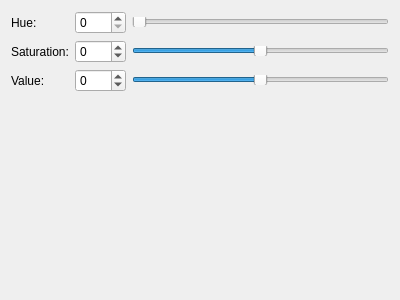
<?xml version="1.0" encoding="UTF-8"?>
<ui version="4.0">
 <class>HSVCorrection</class>
 <widget class="QWidget" name="HSVCorrection">
  <property name="geometry">
   <rect>
    <x>0</x>
    <y>0</y>
    <width>400</width>
    <height>300</height>
   </rect>
  </property>
  <property name="windowTitle">
   <string>Form</string>
  </property>
  <layout class="QVBoxLayout" name="verticalLayout">
   <item>
    <layout class="QGridLayout" name="gridLayout">
     <item row="1" column="0">
      <widget class="QLabel" name="label_2">
       <property name="text">
        <string>Saturation:</string>
       </property>
      </widget>
     </item>
     <item row="0" column="1">
      <widget class="QSpinBox" name="spinBox">
       <property name="minimum">
        <number>0</number>
       </property>
       <property name="maximum">
        <number>300</number>
       </property>
      </widget>
     </item>
     <item row="1" column="2">
      <widget class="QSlider" name="horizontalSlider_2">
       <property name="maximumSize">
        <size>
         <width>16777215</width>
         <height>10</height>
        </size>
       </property>
       <property name="minimum">
        <number>-100</number>
       </property>
       <property name="maximum">
        <number>100</number>
       </property>
       <property name="value">
        <number>0</number>
       </property>
       <property name="orientation">
        <enum>Qt::Horizontal</enum>
       </property>
       <property name="invertedAppearance">
        <bool>false</bool>
       </property>
       <property name="invertedControls">
        <bool>false</bool>
       </property>
      </widget>
     </item>
     <item row="0" column="0">
      <widget class="QLabel" name="label">
       <property name="text">
        <string>Hue:</string>
       </property>
      </widget>
     </item>
     <item row="0" column="2">
      <widget class="QSlider" name="horizontalSlider">
       <property name="maximumSize">
        <size>
         <width>16777215</width>
         <height>10</height>
        </size>
       </property>
       <property name="minimum">
        <number>0</number>
       </property>
       <property name="maximum">
        <number>360</number>
       </property>
       <property name="orientation">
        <enum>Qt::Horizontal</enum>
       </property>
      </widget>
     </item>
     <item row="2" column="0">
      <widget class="QLabel" name="label_3">
       <property name="text">
        <string>Value:</string>
       </property>
      </widget>
     </item>
     <item row="1" column="1">
      <widget class="QSpinBox" name="spinBox_2">
       <property name="minimum">
        <number>-100</number>
       </property>
       <property name="maximum">
        <number>100</number>
       </property>
      </widget>
     </item>
     <item row="2" column="1">
      <widget class="QSpinBox" name="spinBox_3">
       <property name="minimum">
        <number>-100</number>
       </property>
       <property name="maximum">
        <number>100</number>
       </property>
      </widget>
     </item>
     <item row="2" column="2">
      <widget class="QSlider" name="horizontalSlider_3">
       <property name="maximumSize">
        <size>
         <width>16777215</width>
         <height>10</height>
        </size>
       </property>
       <property name="minimum">
        <number>-100</number>
       </property>
       <property name="maximum">
        <number>100</number>
       </property>
       <property name="orientation">
        <enum>Qt::Horizontal</enum>
       </property>
      </widget>
     </item>
    </layout>
   </item>
   <item>
    <spacer name="verticalSpacer">
     <property name="orientation">
      <enum>Qt::Vertical</enum>
     </property>
     <property name="sizeHint" stdset="0">
      <size>
       <width>20</width>
       <height>40</height>
      </size>
     </property>
    </spacer>
   </item>
  </layout>
 </widget>
 <resources/>
 <connections/>
</ui>
